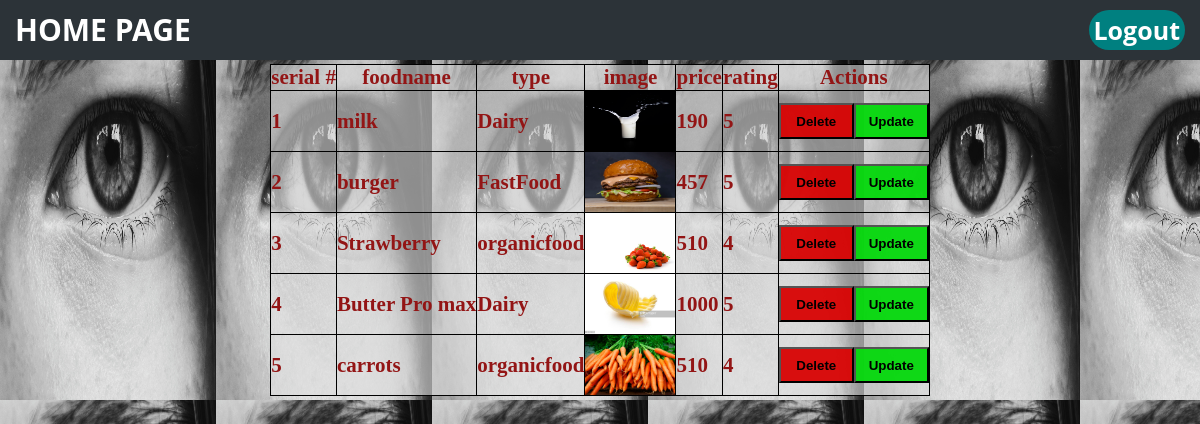
Page /Admin/edit.php (signed in) on the committed database.
### tables this page shows
CREATE TABLE `addfood` (
  `serial #` int(11) NOT NULL,
  `foodname` varchar(20) NOT NULL,
  `type` varchar(20) NOT NULL,
  `image` varchar(45) NOT NULL,
  `price` decimal(10,0) NOT NULL,
  `rating` int(11) NOT NULL
);

### Admin/edit.php (the view, shortened to what this page needs)
<?php
$conn=connection();
$sql="select * from addfood";
$result=$conn->query($sql);
if($result->num_rows>0)
{
    echo "
    <style>
    *{
        margin:0;
        padding:0;
        font-weight: bold;
    }
    .Home-body {
  font-size: 30px;
  font-weight: 700px;
  line-height: 30px;
  font-family: 'Open Sans', sans-serif;
}
.home-header {
  overflow: hidden;
  background-color: #2c3338;
  list-style: none;
  height: 60px;
  color: white;
}
.home-header > li > a {
  text-decoration: none;
  float: left;
  text-transform: uppercase;
  color: white;
  margin: 15px;
}
.home-header > li:nth-child(2) > a {
  margin-top: 10px;
  text-transform: none;
  float: right;
  color: white;
  font-size: 25px;
  border-radius: 20px;
  padding: 5px;
  background-color: teal;
}
table{
    margin-left: auto;
    margin-right: auto;
    margin-top: 4px;
    background-color: #dfdfdf9c;
    color: #931515;
    font-size: 21px;
}
body{
    background-image:url('./Assests/back.jpg');
    background-size: 18% 50%;
}
.btnDelete{
    background-color: #d90404f2;
    width: 75px;
    height: 36px;
    cursor:pointer;
}
.btnDelete:hover{
    background-color: #ff0000;
}
.btnUpdate{
    background-color:#05d80cf2;
    cursor:pointer;
    width: 75px;
    height: 36px;
}
.btnUpdate:hover{
    background-color:#00ff08;
}
    </style>
    <div class='Home-body'>
        <ul class='home-header'>
            <li>
                <a class='Home-User' href='home.php'>
                    Home Page
                </a>
            </li>
            <li><a href='Logout.php'>Logout</a></li>
        </ul>
    </div>
    <table style='border:1px solid black; border-collapse: collapse; '>
        <tr style='border:1px solid black;'>
            <th style='border:1px solid black;'>serial #</th>
            <th style='border:1px solid black;'>foodname</th>
            <th style='border:1px solid black;'>type</th>
            <th style='border:1px solid black;'>image</th>
            <th style='border:1px solid black;'>price</th>
            <th style='border:1px solid black;'>rating</th>
            <th colspan='2' style='border:1px solid black;'>Actions</th>
            </tr>";
            $sr=0;
    while($row = $result->fetch_assoc())
    {
        $sr++;
        echo "<tr style='border:1px solid black;'>
         <td style='border:1px solid black;'>".$sr."</td>
         <td style='border:1px solid black;'>".$row['foodname']."</td>
         <td style='border:1px solid black;'>".$row['type']."</td>
         <td style='border:1px solid black;'><img width='90px' height='60px' src='../images/".$row['image']."'</td>
         <td style='border:1px solid black;'>".$row['price']."</td>
         <td style='border:1px solid black;'>".$row['rating']."</td>
         <td>
            <Form method='post'>
              <input type='hidden' value=".$row['serial #']." name='id'>
              <input type='submit' value='Delete' name='btnDelete' class='btnDelete'/>
            </Form>
         </td>
         <td>
            <Form method='post'>
               <input type='hidden' value=".$row['serial #']." name='id'>
               <input type='hidden' value=".$row['foodname']." name='foodname'>
               <input type='hidden' value=".$row['type']." name='type'>
               <input type='hidden' value=".$row['image']." name='image'>
               <input type='hidden' value=".$row['price']." name='price'>
               <input type='hidden' value=".$row['rating']." name='rating'>
               <input type='submit' value='Update' name='btnUpdate' class='btnUpdate'/>
            </Form>
         </td>
        </tr>";
    }
            echo"</table>";
}
else
{
    echo"NO DATA ADDED";
}
?>

### Admin/edit.php (style rules this page uses)
* { margin:0; padding:0; font-weight: bold; }
.Home-body { font-size: 30px; font-weight: 700px; line-height: 30px; font-family: 'Open Sans', sans-serif; }
.home-header { overflow: hidden; background-color: #2c3338; list-style: none; height: 60px; color: white; }
.home-header > li > a { text-decoration: none; float: left; text-transform: uppercase; color: white; margin: 15px; }
.home-header > li:nth-child(2) > a { margin-top: 10px; text-transform: none; float: right; color: white; font-size: 25px; border-radius: 20px; padding: 5px; background-color: teal; }
table { margin-left: auto; margin-right: auto; margin-top: 4px; background-color: #dfdfdf9c; color: #931515; font-size: 21px; }
.btnDelete { background-color: #d90404f2; width: 75px; height: 36px; cursor:pointer; }
.btnUpdate { background-color:#05d80cf2; cursor:pointer; width: 75px; height: 36px; }

### rows in the picture
addfood: foodname "milk", type "Dairy", image (picture), price "190", rating "5"
addfood: foodname "burger", type "FastFood", image (picture), price "457", rating "5"
addfood: foodname "Strawberry", type "organicfood", image (picture), price "510", rating "4"
addfood: foodname "Butter Pro max", type "Dairy", image (picture), price "1000", rating "5"
addfood: foodname "carrots", type "organicfood", image (picture), price "510", rating "4"
